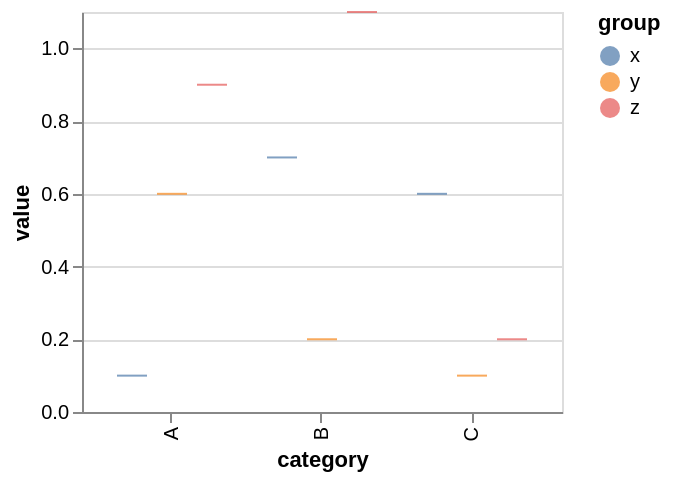

The Vega-Lite source for this figure:
### Vega specification from a JSON file in a GitHub repository (floating-point values rounded to 4 significant figures)
{"$schema": "https://vega.github.io/schema/vega/v5.json", "background": "white", "padding": 5, "height": 200, "style": "cell", "data": [{"name": "source_0", "values": [{"category": "A", "group": "x", "value": 0.1}, {"category": "A", "group": "y", "value": 0.6}, {"category": "A", "group": "z", "value": 0.9}, {"category": "B", "group": "x", "value": 0.7}, {"category": "B", "group": "y", "value": 0.2}, {"category": "B", "group": "z", "value": 1.1}, {"category": "C", "group": "x", "value": 0.6}, {"category": "C", "group": "y", "value": 0.1}, {"category": "C", "group": "z", "value": 0.2}]}, {"name": "data_0", "source": "source_0", "transform": [{"type": "filter", "expr": "isValid(datum[\"value\"]) && isFinite(+datum[\"value\"])"}]}], "signals": [{"name": "x_step", "update": "20 * bandspace(domain('xOffset').length, 0, 0) / (1-0.2)"}, {"name": "width", "update": "bandspace(domain('x').length, 0.2, 0.2) * x_step"}], "marks": [{"name": "marks", "type": "rect", "style": ["tick"], "from": {"data": "data_0"}, "encode": {"update": {"opacity": {"value": 0.7}, "fill": {"scale": "color", "field": "group"}, "ariaRoleDescription": {"value": "tick"}, "description": {"signal": "\"category: \" + (isValid(datum[\"category\"]) ? datum[\"category\"] : \"\"+datum[\"category\"]) + \"; value: \" + (format(datum[\"value\"], \"\")) + \"; group: \" + (isValid(datum[\"group\"]) ? datum[\"group\"] : \"\"+datum[\"group\"])"}, "height": {"value": 1}, "xc": {"scale": "x", "field": "category", "offset": {"scale": "xOffset", "field": "group", "band": 0.5}}, "width": {"signal": "0.75 * bandwidth('xOffset')"}, "yc": {"scale": "y", "field": "value"}}}}], "scales": [{"name": "x", "type": "band", "domain": {"data": "data_0", "field": "category", "sort": true}, "range": {"step": {"signal": "x_step"}}, "paddingInner": 0.2, "paddingOuter": 0.2}, {"name": "y", "type": "linear", "domain": {"data": "data_0", "field": "value"}, "range": [{"signal": "height"}, 0], "nice": true, "zero": true}, {"name": "xOffset", "type": "band", "domain": {"data": "data_0", "field": "group", "sort": true}, "range": {"step": 20}}, {"name": "color", "type": "ordinal", "domain": {"data": "data_0", "field": "group", "sort": true}, "range": "category"}], "axes": [{"scale": "y", "orient": "left", "gridScale": "x", "grid": true, "tickCount": {"signal": "ceil(height/40)"}, "domain": false, "labels": false, "aria": false, "maxExtent": 0, "minExtent": 0, "ticks": false, "zindex": 0}, {"scale": "x", "orient": "bottom", "grid": false, "title": "category", "labelAlign": "right", "labelAngle": 270, "labelBaseline": "middle", "zindex": 0}, {"scale": "y", "orient": "left", "grid": false, "title": "value", "labelOverlap": true, "tickCount": {"signal": "ceil(height/40)"}, "zindex": 0}], "legends": [{"fill": "color", "symbolType": "circle", "title": "group", "encode": {"symbols": {"update": {"opacity": {"value": 0.7}}}}}]}
